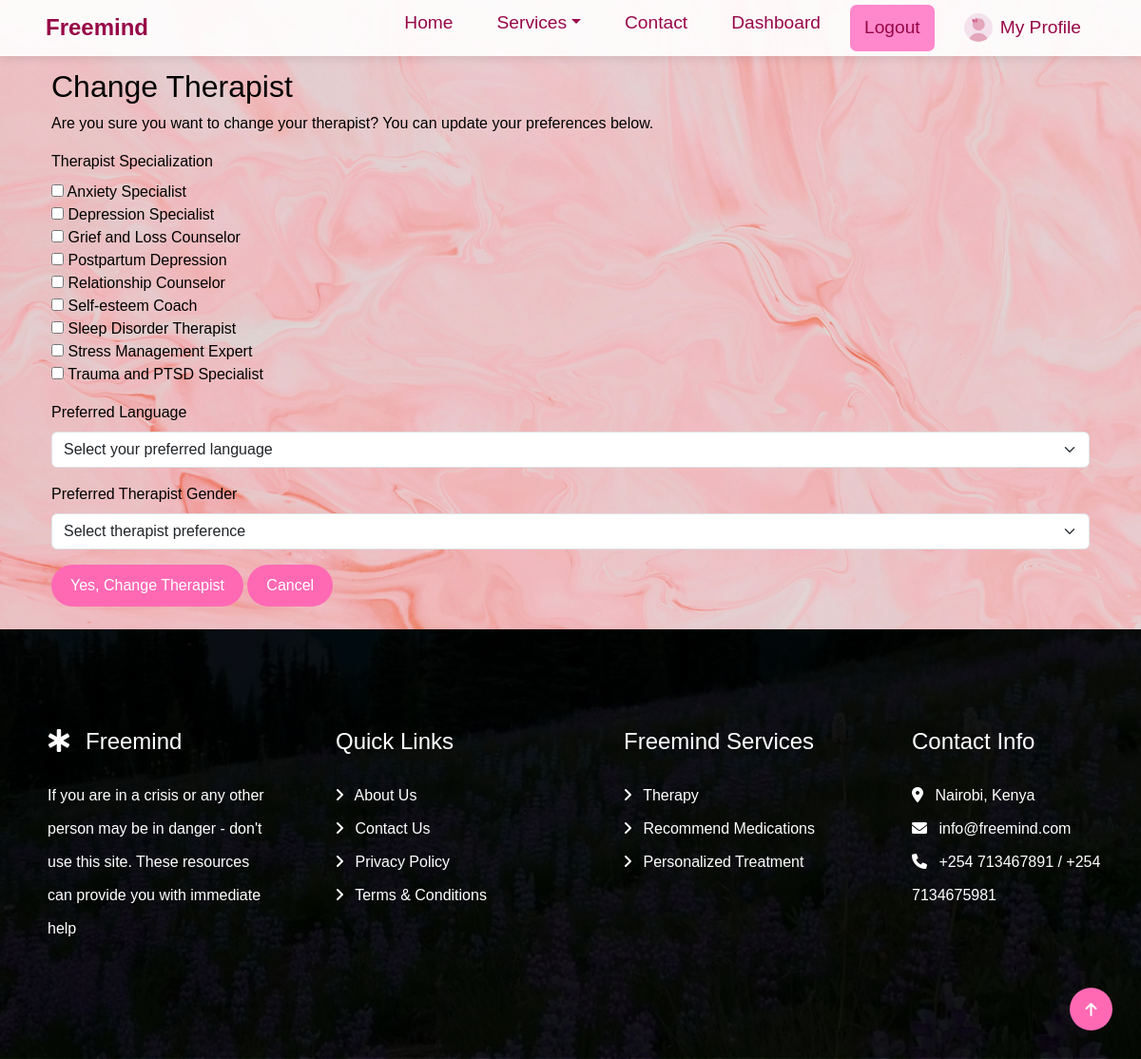
Screenshot of /users/change-therapist/ (signed in) with the database file from the repository.
### users/models.py (models this page shows, shortened)
class User(AbstractUser):
    ROLE_CHOICES = [
        ('patient', 'Patient'),
        ('therapist', 'Therapist'),
        ('admin', 'Admin'),
    ]
    role = models.CharField(max_length=10, choices=ROLE_CHOICES, default='patient')
    email = models.EmailField(unique=True)
    groups = models.ManyToManyField(Group, related_name="custom_user_groups", blank=True)
    user_permissions = models.ManyToManyField(Permission, related_name="custom_user_permissions", blank=True)
    date_joined = models.DateTimeField(
        ('date joined'),
        default=timezone.now,
        editable=False
    )

class Profile(models.Model):
    user = models.OneToOneField(User, on_delete=models.CASCADE, related_name='profile')
    image = models.ImageField(
        upload_to='profile_images/',
        default='default.jpg',
        blank=True,
        null=True,
        validators=[
            FileExtensionValidator(allowed_extensions=['jpg', 'jpeg', 'png']),
            validate_file_size  # Custom file size validator
        ]
    )
    phone = models.CharField(max_length=15, unique=True, blank=True, null=True)
    gender = models.CharField(max_length=10, choices=[('Male', 'Male'), ('Female', 'Female')], null=True)
    dob = models.DateField(null=True, blank=True)
    county = models.CharField(max_length=100, null=True, blank=True)
    language = models.CharField(max_length=50,  choices=[('English', 'English'), ('Swahili', 'Swahili'), ('English, Swahili', 'English, Swahili')],blank=True, null=True)
    preferred_gender = models.CharField(
        max_length=10,
        choices=[('Male', 'Male'), ('Female', 'Female')],
        blank=True,
        null=True
    )
    specializations = models.ManyToManyField(Specialization, blank=True)
    assigned_therapist = models.ForeignKey( 'Therapist', on_delete=models.SET_NULL, null=True, blank=True)
    uploaded_file = models.FileField(
        upload_to='profile_files/%Y/%m/%d/',
        blank=True,
        null=True,
        validators=[
            FileExtensionValidator(allowed_extensions=['pdf', 'doc', 'docx', 'txt']),
            validate_uploaded_file_size  # Custom file size validator
        ]
    )

class Specialization(models.Model):
    name = models.CharField(max_length=100, unique=True)
    created_at = models.DateTimeField(default=timezone.now, editable=False) # Helpful for auditing
    class Meta:
        ordering = ['name']  # Always show in alphabetical order

### users/views.py (the view, shortened to what this page needs)
# urls.py: path('change-therapist/', views.change_therapist, name='change_therapist'),
@login_required
def change_therapist(request):
    profile = Profile.objects.get(user=request.user)
    specializations = Specialization.objects.all()  # Assuming you have a Specialization model
    return render(request, 'users/change_therapist.html', {
        'profile': profile,
        'specializations': specializations
    })

### users/templates/users/change_therapist.html (shortened to what this page needs)
{% extends 'core/base.html' %}
{% block content %}
<div class="container mt-5">
    <h2>Change Therapist</h2>
    <p>Are you sure you want to change your therapist? You can update your preferences below.</p>
    <form method="post">
        <div class="mb-3">
            <label class="form-label">Therapist Specialization</label>
            <div>
                {% for spec in specializations %}
                     <input type="checkbox" name="specialization" value="{{ spec.id }}"> {{ spec.name }}<br>
                {% endfor %}
            </div>
        </div>
        <div class="mb-3">
            <label for="preferred_language" class="form-label">Preferred Language</label>
            <select class="form-select" id="preferred_language" name="preferred_language" required>
                <option value="" disabled selected>Select your preferred language</option>
            </select>
        </div>
       <div class="mb-3">
        <label for="preferred_gender" class="form-label">Preferred Therapist Gender</label>
        <select class="form-select" id="preferred_gender" name="preferred_gender">
            <option value="" disabled selected>Select therapist preference</option>
        </select>
    </div>
        <button type="submit" class="btn btn-warning">Yes, Change Therapist</button>
        <a href="{% url 'patient_dashboard' %}" class="btn btn-secondary">Cancel</a>
    </form>
</div>
{% endblock %}

### core/templates/core/base.html (shortened to what this page needs)
{% load static %}
<!DOCTYPE html>
<html lang="en">
<head>
    <link href="https://cdn.jsdelivr.net/npm/bootstrap@5.3.3/dist/css/bootstrap.min.css" rel="stylesheet">
    <link href="https://cdn.jsdelivr.net/npm/bootstrap-icons@1.4.1/font/bootstrap-icons.css" rel="stylesheet">
    <link rel="stylesheet" href="https://use.fontawesome.com/releases/v5.15.4/css/all.css"/>
    <link rel="stylesheet" href="https://cdnjs.cloudflare.com/ajax/libs/font-awesome/6.0.0/css/all.min.css">
    <link rel="stylesheet" type="text/css" href="{% static 'css/main.css' %}" >
    <link rel="stylesheet" href="https://cdnjs.cloudflare.com/ajax/libs/animate.css/4.1.1/animate.min.css">
    <link rel="stylesheet" href="https://cdnjs.cloudflare.com/ajax/libs/OwlCarousel2/2.3.4/assets/owl.carousel.min.css">
    <link rel="stylesheet" href="https://cdnjs.cloudflare.com/ajax/libs/OwlCarousel2/2.3.4/assets/owl.theme.default.min.css">
</head>
<body>
  <div class="container-fluid p-0">
    <nav class="navbar sticky-top navbar-expand-lg navbar-light bg-white px-4 px-lg-5 py-3 py-lg-0 justify-content-between">
        <a class="navbar-brand fw-bold" href="{% url 'index' %}">Freemind</a>
        <div class="collapse navbar-collapse" id="navbarNav">
            <div class="navbar-nav ms-auto d-flex justify-content-end gap-3 py-0">
                {% if not user.is_staff and not user.therapist %}
                    <a href="{% url 'index' %}" class="nav-item nav-link link-hover">Home</a>
                    <div class="nav-item dropdown">
                        <a href="#" class="nav-link dropdown-toggle link-hover" data-bs-toggle="dropdown">Services</a>
                    </div>
                    <a href="{% url 'contact' %}" class="nav-item nav-link link-hover">Contact</a>
                {% endif %}
                {% if user.is_authenticated %}
                    {% if user.is_staff %}
                        <a href="{% url 'admin_dashboard' %}" class="nav-item nav-link link-hover">Dashboard</a>
                    {% elif user.therapist %}
                        <a href="{% url 'therapist_dashboard' %}" class="nav-item nav-link link-hover">Dashboard</a>
                    {% elif user.profile %}
                         <a href ="{% url 'patient_dashboard' %}" class="nav-item nav-link link-hover">Dashboard</a>
                    {% endif %}
                    <form method="post" action="{% url 'logout' %}" class="d-inline">
                        <button type="submit" class="nav-item nav-link therapist-link">Logout</button>
                    </form>
                    <a href="{% if user.therapist %}{% url 'therapist_profile_view' %}{% else %}{% url 'profile_view' %}{% endif %}"
                       class="nav-link d-flex align-items-center">
                       {% if user.therapist %}
                           {% if user.therapist.image %}
                               <img src="{{ user.therapist.image.url }}" alt="Profile" class="rounded-circle me-2" style="width: 30px; height: 30px; object-fit: cover;">
                           {% else %}
                               <div class="rounded-circle bg-light d-flex align-items-center justify-content-center me-2" style="width: 30px; height: 30px;">
                                   <i class="fas fa-user-md text-muted"></i>
                               </div>
                           {% endif %}
                        {% else %}
                           {% if user.profile.image %}
                               <img src="{{ user.profile.image.url }}" alt="Profile" class="rounded-circle me-2" style="width: 30px; height: 30px; object-fit: cover;">
                           {% else %}
                               <div class="rounded-circle bg-light d-flex align-items-center justify-content-center me-2" style="width: 30px; height: 30px;">
                                   <i class="fas fa-user text-muted"></i>
                               </div>
                           {% endif %}
                        {% endif %}
                        My Profile
                    </a>
                {% else %}
                    <a href="{% url 'register' %}" class="nav-item nav-link therapist-link">Register</a>
                    <a href="{% url 'login_view' %}" class="nav-item nav-link link-hover">Login</a>
                {% endif %}
            </div>
        </div>
    </nav>
  </div>
    <div class="container py-4">
        {% block content %}{% endblock %}
    </div>
<div class="container-fluid footer py-5 wow fadeIn" data-wow-delay="0.2s">
    <div class="container py-5">
        <div class="row g-5">
            <div class="col-md-6 col-lg-3 col-xl-3">
                <div class="footer-item d-flex flex-column">
                    <h4 class="text-white mb-4"><i class="fas fa-star-of-life me-3"></i>Freemind</h4>
                    <p> If you are in a crisis or any other person may be in danger - don't use this site. These resources can provide you with immediate help</p>
                </div>
            </div>
            <div class="col-md-6 col-lg-3 col-xl-3">
                <div class="footer-item d-flex flex-column">
                    <h4 class="mb-4 text-white">Quick Links</h4>
                    <a href="{% url 'about_view' %}"><i class="fas fa-angle-right me-2"></i> About Us</a>
                    <a href="{% url 'contact' %}"><i class="fas fa-angle-right me-2"></i> Contact Us</a>
                    <a href="{% url 'policy_view' %}"><i class="fas fa-angle-right me-2"></i> Privacy Policy</a>
                    <a href="{% url 'terms_and_conditions_view' %}"><i class="fas fa-angle-right me-2"></i> Terms & Conditions</a>
                </div>
            </div>
            <div class="col-md-6 col-lg-3 col-xl-3">
                <div class="footer-item d-flex flex-column">
                    <h4 class="mb-4 text-white">Freemind Services</h4>
                    <a href="{% url 'login_view' %}"><i class="fas fa-angle-right me-2"></i> Therapy</a>
                    <a href="{% url 'login_view' %}"><i class="fas fa-angle-right me-2"></i> Recommend Medications</a>
                    <a href="{% url 'login_view' %}"><i class="fas fa-angle-right me-2"></i> Personalized Treatment</a>
                </div>
            </div>
            <div class="col-md-6 col-lg-3 col-xl-3">
                <div class="footer-item d-flex flex-column">
                    <h4 class="mb-4 text-white">Contact Info</h4>
                    <a href="#"><i class="fa fa-map-marker-alt me-2"></i> Nairobi, Kenya</a>
                    <a href="#"><i class="fas fa-envelope me-2"></i> info@freemind.com</a>
                    <a href="#"><i class="fas fa-phone me-2"></i> +254 713467891 / +254 7134675981</a>
                </div>
            </div>
        </div>
    </div>
</div>
    <a href="#" class="btn btn-primary btn-lg-square back-to-top"><i class="fa fa-arrow-up"></i></a>
</body>
</html>

### static/css/main.css (style rules this page uses)
.navbar { background: rgba(255, 255, 255, 0.85); color: #970747; transition: 0.3s; }
.navbar-brand { font-weight: bold; font-size: 1.5rem; color: #970747 !important; }
.navbar-nav .nav-link { font-size: 1.2rem; font-weight: 500; color: #970747 !important; transition: color 0.3s ease; }
.therapist-link { background-color: #ff88cc !important; color: white; text-align: center; border: none; padding: 1px 8px; margin: 5px 0; border-radius: 7px; transition: background-color 0.3s ease, color 0.3s ease; }
body { font-family: Arial, sans-serif; display: flex; flex-direction: column; height: 100%; background: linear-gradient(rgba(128, 128, 128, 0.1), rgba(128, 128, 128, 0.1)), url("../img/chat.jpg") no-repeat center center/cover; background-size: cover; color:black; margin: 0; }
.sticky-top.navbar-light { position: fixed; width: 100%; top: 0; left: 0; background: rgba(255, 255, 255, 0.9) !important; box-shadow: 0 2px 10px rgba(0, 0, 0, 0.1); z-index: 1000; padding: 10px 0; }
.sticky-top.navbar-light .navbar-nav .nav-link { padding: 10px 15px; }
:root { --primary-pink: #ff66b2; --dark-pink: #970747; --light-pink: #ff88cc; --white: #ffffff; }
.btn { background-color: #ff69b4; border: none; color: white; padding: 10px 20px; font-size: 16px; border-radius: 30px; transition: all 0.3s ease-in-out; }
.btn-primary { background-color: #ff69b4 !important; border-color: #ff69b4 !important; }
.row { display: flex; flex-wrap: nowrap; overflow-x: hidden; gap: 16px; padding: 8px; scroll-snap-type: x mandatory; -webkit-overflow-scrolling: touch; }
.footer { background: linear-gradient(rgba(0, 0, 0, 0.9), rgba(0, 0, 0, 0.9)), url("../img/carousel-2.jpg"); background-size: cover; color: white; padding: 50px 0; margin-top: auto; }
.footer a { color: white; text-decoration: none; transition: 0.3s ease-in-out; }
.back-to-top { position: fixed; right: 30px; bottom: 30px; background: #970747; color: white; border-radius: 50%; width: 45px; height: 45px; display: flex; align-items: center; justify-content: center; transition: 0.3s; }
.footer { width: 100vw; background: linear-gradient(rgba(0, 0, 0, 0.9), rgba(0, 0, 0, 0.9)), url(../img/carousel-2.jpg); background-position: center center; background-repeat: no-repeat; background-size: cover; color: white; margin: none; margin: 50; }
.footer .footer-item a { line-height: 35px; transition: 0.5s; }
.footer .footer-item p { line-height: 35px; }

### rows the page displays
User: profile.image (placeholder picture)
Specialization: name "Anxiety Specialist"
Specialization: name "Depression Specialist"
Specialization: name "Grief and Loss Counselor"
Specialization: name "Postpartum Depression"
Specialization: name "Relationship Counselor"
Specialization: name "Self-esteem Coach"
Specialization: name "Sleep Disorder Therapist"
Specialization: name "Stress Management Expert"
Specialization: name "Trauma and PTSD Specialist"
